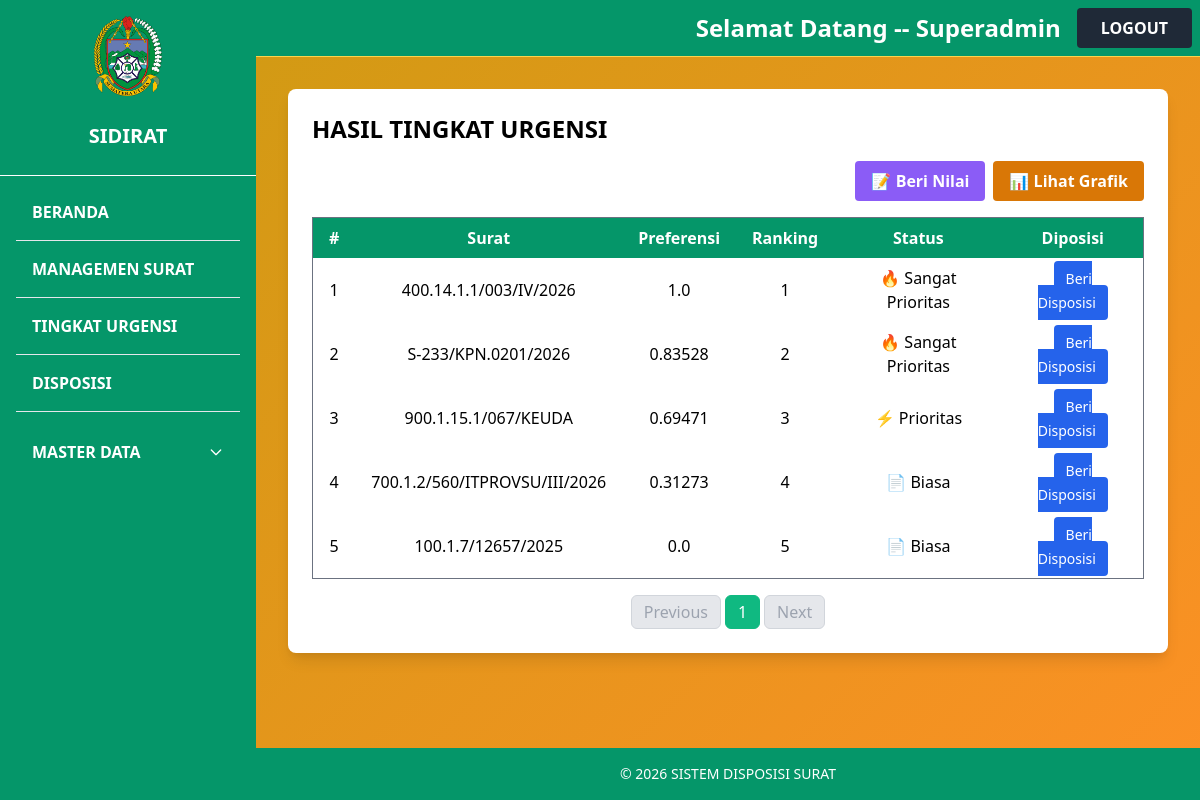
Page /hasil/ (signed in) on the committed database.
### topsis/models.py (models this page shows, shortened)
class Hasil(models.Model):
    surat = models.ForeignKey(Surat, on_delete=models.CASCADE)
    preferensi = models.FloatField()
    ranking = models.IntegerField()

### core/models.py (models this page shows)
class Surat(models.Model):
    no_surat = models.CharField(max_length=100, unique=True)
    perihal = models.ForeignKey('Perihal', on_delete=models.CASCADE)
    file = models.FileField(upload_to='surat/', null=True, blank=True)
    tanggal = models.DateField(auto_now_add=True)
    tanggal_surat = models.DateField(null=False, blank=False)
    pengirim = models.ForeignKey('Pengirim', on_delete=models.SET_NULL, null=True, blank=True)
    sumber_surat = models.ForeignKey('Sumbersurat', on_delete=models.SET_NULL, null=True, blank=True)
    keterangan = models.TextField(null=True, blank=True)
    status = models.ForeignKey('Status', on_delete=models.SET_NULL, null=True, blank=True)
    sifat = models.ForeignKey('Sifat', on_delete=models.SET_NULL, null=True, blank=True)
    def __str__(self):
        return self.no_surat

### topsis/views.py (the view)
# urls.py: path('hasil/', views.hasil, name='hasil'),
@login_required
def hasil(request):
    data = Hasil.objects.select_related('surat').order_by('ranking')
    preferensi_data = list(data.values('surat__no_surat', 'preferensi'))
    paginator = Paginator(data, 10)
    page_number = request.GET.get('page')
    page_obj = paginator.get_page(page_number)
    return render(request, 'topsis/hasil.html', {
        'page_obj': page_obj,
        'preferensi_data': preferensi_data,  # kirim ke template
    })

### core/templatetags/group_filters.py (called while the page is built)
@register.filter
def in_groups(user, group_names):
    names = [name.strip() for name in group_names.split(",")]
    return user.groups.filter(name__in=names).exists()

### spk_surat/context_processors.py (called while the page is built)
def disposisi_notification(request):
    pending_disposisi_count = 0
    is_kabid = False
    if request.user.is_authenticated:
        is_kabid = request.user.groups.filter(name='Kabid').exists()
        surat_dengan_ranking = Hasil.objects.values_list('surat_id', flat=True)
        pending_disposisi_count = Surat.objects.filter(
            id__in=surat_dengan_ranking
        ).filter(
            Q(disposisi__isnull=True) |
            Q(disposisi__tujuan__isnull=True) |
            Q(disposisi__tujuan='')
        ).distinct().count()
    return {
        'pending_disposisi_count': pending_disposisi_count,
        'is_user_kabid': is_kabid,
    }

### templates/topsis/hasil.html
{% extends 'base.html' %}
{% load group_filters %}
{% load static %}
{% block content %}
<div class="bg-white shadow-lg rounded-lg p-6">
  <div class="flex justify-between space-x-2 mb-4">
    <h2 class="text-2xl font-bold text-black">HASIL TINGKAT URGENSI</h2>
  </div>
    <div class="flex justify-end space-x-2">
        {% if user|in_groups:"Superadmin,Admin" %}
        <a href="{% url 'nilai_index' %}" class="bg-purple-500 hover:bg-purple-700 text-white px-4 py-2 rounded font-bold">📝 Beri Nilai</a>
        {% endif %}
        <a href="{% url 'grafik' %}" class="bg-yellow-600 hover:bg-yellow-700 text-white px-4 py-2 rounded font-bold">📊 Lihat Grafik</a>
    </div>
    <table class="w-full border border-gray-500 border-collapse mt-4">
        <thead>
        <tr class="bg-green-600 text-white">
            <th class="py-2 px-4 text-center">#</th>
            <th class="py-2 px-4 text-center">Surat</th>
            <th class="py-2 px-4 text-center">Preferensi</th>
            <th class="py-2 px-4 text-center">Ranking</th>
            <th class="py-2 px-4 text-center">Status</th>
            {% if user|in_groups:"Superadmin,Kabid" %}
            <th class="py-2 px-4 text-center">Diposisi</th>
            {% endif %}
        </tr>
        </thead>
        <tbody>
        {% for h in page_obj %}
            <tr>
                <td class="text-center py-2 px-4">{{ forloop.counter0|add:page_obj.start_index }}</td>
                <td class="text-center py-2 px-4">{{ h.surat }}</td>
                <td class="text-center py-2 px-4">{{ h.preferensi }}</td>
                <td class="text-center py-2 px-4">
                    {% if h.ranking == 1 %}
                        <span class="badge bg-success">1</span>
                    {% elif h.ranking == 2 %}
                        <span class="badge bg-warning">2</span>
                    {% else %}
                        <span class="badge bg-secondary">{{ h.ranking }}</span>
                    {% endif %}
                </td>
                <td class="text-center py-2 px-4">
                {% if h.preferensi >= 0.8 %}
                    🔥 Sangat Prioritas
                {% elif h.preferensi >= 0.6 %}
                    ⚡ Prioritas
                {% else %}
                    📄 Biasa
                {% endif %}
                </td>
                {% if user|in_groups:"Superadmin,Kabid" %}
                <td class="text-center py-2 px-4">
                    <a href="{% url 'disposisi_manage' h.surat.id %}" class="rounded px-3 py-2 text-sm text-white bg-blue-600 hover:bg-blue-700">Beri Disposisi</a>
                </td>
                {% endif %}
            </tr>
            {% endfor %}
        </tbody>
    </table>
    <div class="flex justify-center mt-4">
  <nav class="inline-flex space-x-1">
    {% if page_obj.has_previous %}
      <a href="?page={{ page_obj.previous_page_number }}"
         class="px-3 py-1 rounded-md border border-gray-300 bg-white text-gray-700 hover:bg-gray-100">
        Previous
      </a>
    {% else %}
      <span class="px-3 py-1 rounded-md border border-gray-300 bg-gray-200 text-gray-400 cursor-not-allowed">
        Previous
      </span>
    {% endif %}
    {% for num in page_obj.paginator.page_range %}
      {% if page_obj.number == num %}
        <span class="px-3 py-1 rounded-md border border-green-500 bg-green-500 text-white">
          {{ num }}
        </span>
      {% else %}
        <a href="?page={{ num }}"
           class="px-3 py-1 rounded-md border border-gray-300 bg-white text-gray-700 hover:bg-gray-100">
          {{ num }}
        </a>
      {% endif %}
    {% endfor %}
    {% if page_obj.has_next %}
      <a href="?page={{ page_obj.next_page_number }}"
         class="px-3 py-1 rounded-md border border-gray-300 bg-white text-gray-700 hover:bg-gray-100">
        Next
      </a>
    {% else %}
      <span class="px-3 py-1 rounded-md border border-gray-300 bg-gray-200 text-gray-400 cursor-not-allowed">
        Next
      </span>
    {% endif %}
  </nav>
    </div>
</div>
{% endblock %}

### templates/base.html (shortened to what this page needs)
{% load group_filters %}
{% load static %}
{% load disposisi_filters %}
<!DOCTYPE html>
<html lang="id">
<head>
  <link href="https://cdn.jsdelivr.net/npm/tailwindcss@2.2.19/dist/tailwind.min.css" rel="stylesheet">
  <link rel="stylesheet" href="{% static 'css/style.css' %}">
  <link href="https://cdn.jsdelivr.net/npm/select2@4.1.0-rc.0/dist/css/select2.min.css" rel="stylesheet">
</head>
<body class="bg-yellow-50 font-sans">
  <div class="flex min-h-screen">
    <aside class="w-64 bg-green-600 text-white flex flex-col justify-between">
      <div class="h-25 flex items-center justify-center text-xl pt-4">
          <img src="{% static 'img/pemprovsu.png' %}" alt="Logo" class="h-20 w-auto object-contain">
      </div>
      <div class="h-20 flex items-center justify-center text-center px-2 text-xl font-bold border-b border-white">SIDIRAT</div>
      <nav class="flex-1 p-4 space-y-2">
          <a href="{% url 'beranda' %}" class="block py-2 px-4 hover:bg-white rounded hover:text-yellow-700 font-semibold">BERANDA</a>
          <hr>
          <a href="{% url 'surat_list' %}" class="block py-2 px-4 hover:bg-white rounded hover:text-yellow-700 font-semibold">MANAGEMEN SURAT</a>
          <hr>
          <a href="{% url 'hasil' %}" class="block py-2 px-4 hover:bg-white rounded hover:text-yellow-700 font-semibold">
          TINGKAT URGENSI
          </a>
          <hr>
          <a href="{% url 'disposisi_index' %}" class="block py-2 px-4 hover:bg-white rounded hover:text-yellow-700 font-semibold">DISPOSISI</a>
          {% if user.is_superuser %}
          <hr>
          <div x-data="{ open: false }" class="px-2 py-2">
            <button @click="open = !open" class="w-full flex justify-between items-center py-3 px-2 rounded">
              <span class="font-semibold">MASTER DATA</span>
              <svg :class="{'rotate-180': open}" class="w-4 h-4 transform transition-transform" fill="none" stroke="currentColor" viewBox="0 0 24 24">
                <path stroke-linecap="round" stroke-linejoin="round" stroke-width="2" d="M19 9l-7 7-7-7"/>
              </svg>
            </button>
          </div>
          {% endif %}
        </nav>
    </aside>
    <div class="flex flex-col flex-1">
      <nav class="w-full bg-green-600 p-2 flex justify-between items-center border-b border-yellow-300">
  <div class="flex items-center space-x-4">
    <span class="text-white font-semibold text-2xl">
      Selamat Datang -- {{ user.username }}
    </span>
    <form action="{% url 'logout' %}" method="post">
      <button type="submit" class="bg-gray-800 hover:bg-gray-700 text-white font-bold py-2 px-6 rounded">
        LOGOUT
      </button>
    </form>
  </div>
</nav>
      <main class="flex-1 p-8">
      {% block content %}{% endblock %}
      </main>
    <footer class="bg-green-600 text-white py-4">
    <div class="container mx-auto flex flex-col md:flex-row justify-center items-center px-6">
      <p class="text-sm">&copy; 2026 SISTEM DISPOSISI SURAT</p>
    </div>
    </footer>
    </div>
  </div>
</body>
</html>

### media/static/style.css (style rules this page uses)
body { margin: 0; height: 100vh; display: flex; align-items: center; justify-content: center; background: linear-gradient(135deg, #cb9c11 0%, #fc9025 100%); font-family: Arial, sans-serif; }

### rows in the picture
Hasil: surat "400.14.1.1/003/IV/2026", preferensi "1.0", ranking "1", shows "🔥 Sangat Prioritas"
Hasil: surat "S-233/KPN.0201/2026", preferensi "0.83528", ranking "2", shows "🔥 Sangat Prioritas"
Hasil: surat "900.1.15.1/067/KEUDA", preferensi "0.69471", ranking "3", shows "⚡ Prioritas"
Hasil: surat "700.1.2/560/ITPROVSU/III/2026", preferensi "0.31273", ranking "4", shows "📄 Biasa"
Hasil: surat "100.1.7/12657/2025", preferensi "0.0", ranking "5", shows "📄 Biasa"

### other values in the picture
{{ user.username }} "Superadmin"
{{ num }} "1"
